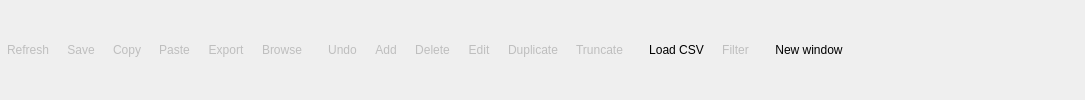
       <widget class="QWidget" name="bnts_parent_wgt" native="true">
        <property name="minimumSize">
         <size>
          <width>0</width>
          <height>0</height>
         </size>
        </property>
        <layout class="QHBoxLayout" name="horizontalLayout_4">
         <property name="spacing">
          <number>4</number>
         </property>
         <property name="leftMargin">
          <number>0</number>
         </property>
         <property name="topMargin">
          <number>0</number>
         </property>
         <property name="rightMargin">
          <number>0</number>
         </property>
         <property name="bottomMargin">
          <number>0</number>
         </property>
         <item>
          <widget class="QToolButton" name="refresh_tb">
           <property name="enabled">
            <bool>false</bool>
           </property>
           <property name="minimumSize">
            <size>
             <width>0</width>
             <height>0</height>
            </size>
           </property>
           <property name="toolTip">
            <string>Refresh listing</string>
           </property>
           <property name="text">
            <string>Refresh</string>
           </property>
           <property name="icon">
            <iconset resource="../res/resources.qrc">
             <normaloff>:/icones/icones/atualizar.png</normaloff>:/icones/icones/atualizar.png</iconset>
           </property>
           <property name="iconSize">
            <size>
             <width>22</width>
             <height>22</height>
            </size>
           </property>
           <property name="shortcut">
            <string>F5</string>
           </property>
           <property name="toolButtonStyle">
            <enum>Qt::ToolButtonIconOnly</enum>
           </property>
           <property name="autoRaise">
            <bool>true</bool>
           </property>
          </widget>
         </item>
         <item>
          <widget class="QToolButton" name="save_tb">
           <property name="enabled">
            <bool>false</bool>
           </property>
           <property name="minimumSize">
            <size>
             <width>0</width>
             <height>0</height>
            </size>
           </property>
           <property name="toolTip">
            <string>Save changes</string>
           </property>
           <property name="text">
            <string>Save</string>
           </property>
           <property name="icon">
            <iconset resource="../res/resources.qrc">
             <normaloff>:/icones/icones/salvar.png</normaloff>:/icones/icones/salvar.png</iconset>
           </property>
           <property name="iconSize">
            <size>
             <width>22</width>
             <height>22</height>
            </size>
           </property>
           <property name="shortcut">
            <string>Ctrl+S</string>
           </property>
           <property name="toolButtonStyle">
            <enum>Qt::ToolButtonIconOnly</enum>
           </property>
           <property name="autoRaise">
            <bool>true</bool>
           </property>
          </widget>
         </item>
         <item>
          <widget class="QToolButton" name="copy_tb">
           <property name="enabled">
            <bool>false</bool>
           </property>
           <property name="minimumSize">
            <size>
             <width>0</width>
             <height>0</height>
            </size>
           </property>
           <property name="toolTip">
            <string>Copy items on the grid</string>
           </property>
           <property name="text">
            <string>Copy</string>
           </property>
           <property name="icon">
            <iconset resource="../res/resources.qrc">
             <normaloff>:/icones/icones/copiar.png</normaloff>:/icones/icones/copiar.png</iconset>
           </property>
           <property name="iconSize">
            <size>
             <width>22</width>
             <height>22</height>
            </size>
           </property>
           <property name="popupMode">
            <enum>QToolButton::InstantPopup</enum>
           </property>
           <property name="toolButtonStyle">
            <enum>Qt::ToolButtonIconOnly</enum>
           </property>
           <property name="autoRaise">
            <bool>true</bool>
           </property>
          </widget>
         </item>
         <item>
          <widget class="QToolButton" name="paste_tb">
           <property name="enabled">
            <bool>false</bool>
           </property>
           <property name="minimumSize">
            <size>
             <width>0</width>
             <height>0</height>
            </size>
           </property>
           <property name="toolTip">
            <string>Paste items on the grid</string>
           </property>
           <property name="text">
            <string>Paste</string>
           </property>
           <property name="icon">
            <iconset resource="../res/resources.qrc">
             <normaloff>:/icones/icones/colar.png</normaloff>:/icones/icones/colar.png</iconset>
           </property>
           <property name="iconSize">
            <size>
             <width>22</width>
             <height>22</height>
            </size>
           </property>
           <property name="shortcut">
            <string>Ctrl+V</string>
           </property>
           <property name="popupMode">
            <enum>QToolButton::InstantPopup</enum>
           </property>
           <property name="toolButtonStyle">
            <enum>Qt::ToolButtonIconOnly</enum>
           </property>
           <property name="autoRaise">
            <bool>true</bool>
           </property>
          </widget>
         </item>
         <item>
          <widget class="QToolButton" name="export_tb">
           <property name="enabled">
            <bool>false</bool>
           </property>
           <property name="minimumSize">
            <size>
             <width>0</width>
             <height>0</height>
            </size>
           </property>
           <property name="toolTip">
            <string>Export results to CSV file</string>
           </property>
           <property name="text">
            <string>Export</string>
           </property>
           <property name="icon">
            <iconset resource="../res/resources.qrc">
             <normaloff>:/icones/icones/exportdata.png</normaloff>:/icones/icones/exportdata.png</iconset>
           </property>
           <property name="iconSize">
            <size>
             <width>22</width>
             <height>22</height>
            </size>
           </property>
           <property name="shortcut">
            <string>Ctrl+X</string>
           </property>
           <property name="toolButtonStyle">
            <enum>Qt::ToolButtonIconOnly</enum>
           </property>
           <property name="autoRaise">
            <bool>true</bool>
           </property>
          </widget>
         </item>
         <item>
          <widget class="QToolButton" name="browse_tabs_tb">
           <property name="enabled">
            <bool>false</bool>
           </property>
           <property name="minimumSize">
            <size>
             <width>0</width>
             <height>0</height>
            </size>
           </property>
           <property name="toolTip">
            <string>Browse referenced tables</string>
           </property>
           <property name="text">
            <string>Browse</string>
           </property>
           <property name="icon">
            <iconset resource="../res/resources.qrc">
             <normaloff>:/icones/icones/browsetable.png</normaloff>:/icones/icones/browsetable.png</iconset>
           </property>
           <property name="iconSize">
            <size>
             <width>22</width>
             <height>22</height>
            </size>
           </property>
           <property name="popupMode">
            <enum>QToolButton::InstantPopup</enum>
           </property>
           <property name="toolButtonStyle">
            <enum>Qt::ToolButtonIconOnly</enum>
           </property>
           <property name="autoRaise">
            <bool>true</bool>
           </property>
          </widget>
         </item>
         <item>
          <spacer name="horizontalSpacer_5">
           <property name="orientation">
            <enum>Qt::Horizontal</enum>
           </property>
           <property name="sizeType">
            <enum>QSizePolicy::Fixed</enum>
           </property>
           <property name="sizeHint" stdset="0">
            <size>
             <width>8</width>
             <height>20</height>
            </size>
           </property>
          </spacer>
         </item>
         <item>
          <widget class="QToolButton" name="undo_tb">
           <property name="enabled">
            <bool>false</bool>
           </property>
           <property name="minimumSize">
            <size>
             <width>0</width>
             <height>0</height>
            </size>
           </property>
           <property name="toolTip">
            <string>Undo modifications</string>
           </property>
           <property name="text">
            <string>Undo</string>
           </property>
           <property name="icon">
            <iconset resource="../res/resources.qrc">
             <normaloff>:/icones/icones/desfazer.png</normaloff>:/icones/icones/desfazer.png</iconset>
           </property>
           <property name="iconSize">
            <size>
             <width>22</width>
             <height>22</height>
            </size>
           </property>
           <property name="shortcut">
            <string>Ctrl+Z</string>
           </property>
           <property name="toolButtonStyle">
            <enum>Qt::ToolButtonIconOnly</enum>
           </property>
           <property name="autoRaise">
            <bool>true</bool>
           </property>
          </widget>
         </item>
         <item>
          <widget class="QToolButton" name="add_tb">
           <property name="enabled">
            <bool>false</bool>
           </property>
           <property name="minimumSize">
            <size>
             <width>0</width>
             <height>0</height>
            </size>
           </property>
           <property name="toolTip">
            <string>Add empty rows</string>
           </property>
           <property name="text">
            <string>Add</string>
           </property>
           <property name="icon">
            <iconset resource="../res/resources.qrc">
             <normaloff>:/icones/icones/addrow.png</normaloff>:/icones/icones/addrow.png</iconset>
           </property>
           <property name="iconSize">
            <size>
             <width>22</width>
             <height>22</height>
            </size>
           </property>
           <property name="shortcut">
            <string>Ins</string>
           </property>
           <property name="toolButtonStyle">
            <enum>Qt::ToolButtonIconOnly</enum>
           </property>
           <property name="autoRaise">
            <bool>true</bool>
           </property>
          </widget>
         </item>
         <item>
          <widget class="QToolButton" name="delete_tb">
           <property name="enabled">
            <bool>false</bool>
           </property>
           <property name="minimumSize">
            <size>
             <width>0</width>
             <height>0</height>
            </size>
           </property>
           <property name="toolTip">
            <string>Mark the selected rows to be deleted</string>
           </property>
           <property name="text">
            <string>Delete</string>
           </property>
           <property name="icon">
            <iconset resource="../res/resources.qrc">
             <normaloff>:/icones/icones/delrow.png</normaloff>:/icones/icones/delrow.png</iconset>
           </property>
           <property name="iconSize">
            <size>
             <width>22</width>
             <height>22</height>
            </size>
           </property>
           <property name="shortcut">
            <string>Del</string>
           </property>
           <property name="toolButtonStyle">
            <enum>Qt::ToolButtonIconOnly</enum>
           </property>
           <property name="autoRaise">
            <bool>true</bool>
           </property>
          </widget>
         </item>
         <item>
          <widget class="QToolButton" name="bulkedit_tb">
           <property name="enabled">
            <bool>false</bool>
           </property>
           <property name="minimumSize">
            <size>
             <width>0</width>
             <height>0</height>
            </size>
           </property>
           <property name="toolTip">
            <string>Change the values of all selected cells at once</string>
           </property>
           <property name="text">
            <string>Edit</string>
           </property>
           <property name="icon">
            <iconset resource="../res/resources.qrc">
             <normaloff>:/icones/icones/bulkedit.png</normaloff>:/icones/icones/bulkedit.png</iconset>
           </property>
           <property name="iconSize">
            <size>
             <width>22</width>
             <height>22</height>
            </size>
           </property>
           <property name="shortcut">
            <string>Ctrl+E</string>
           </property>
           <property name="toolButtonStyle">
            <enum>Qt::ToolButtonIconOnly</enum>
           </property>
           <property name="autoRaise">
            <bool>true</bool>
           </property>
          </widget>
         </item>
         <item>
          <widget class="QToolButton" name="duplicate_tb">
           <property name="enabled">
            <bool>false</bool>
           </property>
           <property name="minimumSize">
            <size>
             <width>0</width>
             <height>0</height>
            </size>
           </property>
           <property name="toolTip">
            <string>Duplicate the selected rows</string>
           </property>
           <property name="text">
            <string>Duplicate</string>
           </property>
           <property name="icon">
            <iconset resource="../res/resources.qrc">
             <normaloff>:/icones/icones/duprow.png</normaloff>:/icones/icones/duprow.png</iconset>
           </property>
           <property name="iconSize">
            <size>
             <width>22</width>
             <height>22</height>
            </size>
           </property>
           <property name="shortcut">
            <string>Ctrl+D</string>
           </property>
           <property name="toolButtonStyle">
            <enum>Qt::ToolButtonIconOnly</enum>
           </property>
           <property name="autoRaise">
            <bool>true</bool>
           </property>
          </widget>
         </item>
         <item>
          <widget class="QToolButton" name="truncate_tb">
           <property name="enabled">
            <bool>false</bool>
           </property>
           <property name="minimumSize">
            <size>
             <width>0</width>
             <height>0</height>
            </size>
           </property>
           <property name="toolTip">
            <string>Truncate the browsed table</string>
           </property>
           <property name="text">
            <string>Truncate</string>
           </property>
           <property name="icon">
            <iconset resource="../res/resources.qrc">
             <normaloff>:/icones/icones/truncate.png</normaloff>:/icones/icones/truncate.png</iconset>
           </property>
           <property name="iconSize">
            <size>
             <width>22</width>
             <height>22</height>
            </size>
           </property>
           <property name="popupMode">
            <enum>QToolButton::InstantPopup</enum>
           </property>
           <property name="toolButtonStyle">
            <enum>Qt::ToolButtonIconOnly</enum>
           </property>
           <property name="autoRaise">
            <bool>true</bool>
           </property>
          </widget>
         </item>
         <item>
          <spacer name="horizontalSpacer_6">
           <property name="orientation">
            <enum>Qt::Horizontal</enum>
           </property>
           <property name="sizeType">
            <enum>QSizePolicy::Fixed</enum>
           </property>
           <property name="sizeHint" stdset="0">
            <size>
             <width>8</width>
             <height>20</height>
            </size>
           </property>
          </spacer>
         </item>
         <item>
          <widget class="QToolButton" name="csv_load_tb">
           <property name="enabled">
            <bool>true</bool>
           </property>
           <property name="minimumSize">
            <size>
             <width>0</width>
             <height>0</height>
            </size>
           </property>
           <property name="toolTip">
            <string>Add new rows from a CSV file</string>
           </property>
           <property name="text">
            <string>Load CSV</string>
           </property>
           <property name="icon">
            <iconset resource="../res/resources.qrc">
             <normaloff>:/icones/icones/loadcsv.png</normaloff>:/icones/icones/loadcsv.png</iconset>
           </property>
           <property name="iconSize">
            <size>
             <width>22</width>
             <height>22</height>
            </size>
           </property>
           <property name="shortcut">
            <string/>
           </property>
           <property name="checkable">
            <bool>true</bool>
           </property>
           <property name="toolButtonStyle">
            <enum>Qt::ToolButtonIconOnly</enum>
           </property>
           <property name="autoRaise">
            <bool>true</bool>
           </property>
          </widget>
         </item>
         <item>
          <widget class="QToolButton" name="filter_tb">
           <property name="enabled">
            <bool>false</bool>
           </property>
           <property name="minimumSize">
            <size>
             <width>0</width>
             <height>0</height>
            </size>
           </property>
           <property name="toolTip">
            <string>Filter the result set</string>
           </property>
           <property name="text">
            <string>Filter</string>
           </property>
           <property name="icon">
            <iconset resource="../res/resources.qrc">
             <normaloff>:/icones/icones/filter.png</normaloff>:/icones/icones/filter.png</iconset>
           </property>
           <property name="iconSize">
            <size>
             <width>22</width>
             <height>22</height>
            </size>
           </property>
           <property name="checkable">
            <bool>true</bool>
           </property>
           <property name="toolButtonStyle">
            <enum>Qt::ToolButtonIconOnly</enum>
           </property>
           <property name="autoRaise">
            <bool>true</bool>
           </property>
          </widget>
         </item>
         <item>
          <spacer name="horizontalSpacer_10">
           <property name="orientation">
            <enum>Qt::Horizontal</enum>
           </property>
           <property name="sizeType">
            <enum>QSizePolicy::Fixed</enum>
           </property>
           <property name="sizeHint" stdset="0">
            <size>
             <width>8</width>
             <height>20</height>
            </size>
           </property>
          </spacer>
         </item>
         <item>
          <widget class="QToolButton" name="new_window_tb">
           <property name="enabled">
            <bool>true</bool>
           </property>
           <property name="minimumSize">
            <size>
             <width>0</width>
             <height>0</height>
            </size>
           </property>
           <property name="toolTip">
            <string>Open a new data manipulation window</string>
           </property>
           <property name="text">
            <string>New window</string>
           </property>
           <property name="icon">
            <iconset resource="../res/resources.qrc">
             <normaloff>:/icones/icones/novoobjeto.png</normaloff>:/icones/icones/novoobjeto.png</iconset>
           </property>
           <property name="iconSize">
            <size>
             <width>22</width>
             <height>22</height>
            </size>
           </property>
           <property name="shortcut">
            <string>Ctrl+N</string>
           </property>
           <property name="toolButtonStyle">
            <enum>Qt::ToolButtonIconOnly</enum>
           </property>
           <property name="autoRaise">
            <bool>true</bool>
           </property>
          </widget>
         </item>
         <item>
          <spacer name="horizontalSpacer_7">
           <property name="orientation">
            <enum>Qt::Horizontal</enum>
           </property>
           <property name="sizeHint" stdset="0">
            <size>
             <width>235</width>
             <height>20</height>
            </size>
           </property>
          </spacer>
         </item>
        </layout>
       </widget>
